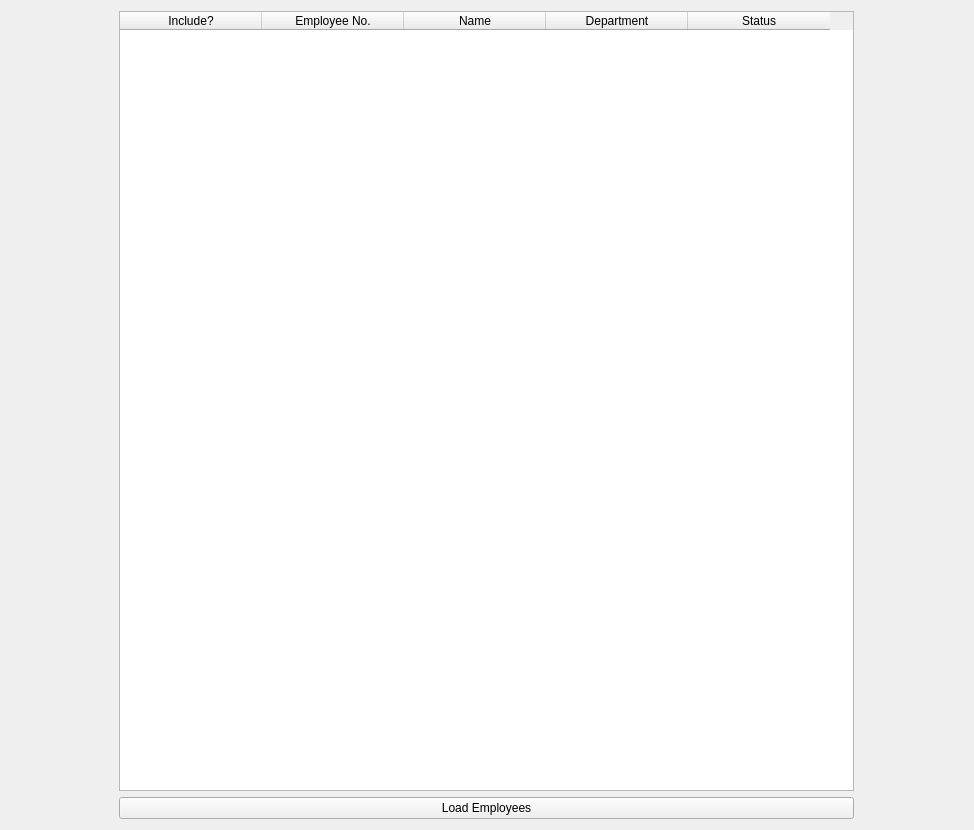
<?xml version="1.0" encoding="UTF-8"?>
<ui version="4.0">
 <class>EmployeeValidationWidget</class>
 <widget class="QWidget" name="EmployeeValidationWidget">
  <property name="geometry">
   <rect>
    <x>0</x>
    <y>0</y>
    <width>974</width>
    <height>830</height>
   </rect>
  </property>
  <property name="sizePolicy">
   <sizepolicy hsizetype="Expanding" vsizetype="Expanding">
    <horstretch>50</horstretch>
    <verstretch>50</verstretch>
   </sizepolicy>
  </property>
  <property name="windowTitle">
   <string>Form</string>
  </property>
  <layout class="QVBoxLayout" name="verticalLayout_3">
   <item>
    <layout class="QHBoxLayout" name="horizontalLayout">
     <item>
      <spacer name="horizontalSpacer">
       <property name="orientation">
        <enum>Qt::Horizontal</enum>
       </property>
       <property name="sizeType">
        <enum>QSizePolicy::Maximum</enum>
       </property>
       <property name="sizeHint" stdset="0">
        <size>
         <width>40</width>
         <height>20</height>
        </size>
       </property>
      </spacer>
     </item>
     <item>
      <layout class="QVBoxLayout" name="verticalLayout_2">
       <item>
        <widget class="QTableWidget" name="employeeTableWidget">
         <property name="enabled">
          <bool>true</bool>
         </property>
         <property name="sizePolicy">
          <sizepolicy hsizetype="Minimum" vsizetype="Expanding">
           <horstretch>0</horstretch>
           <verstretch>0</verstretch>
          </sizepolicy>
         </property>
         <property name="minimumSize">
          <size>
           <width>730</width>
           <height>0</height>
          </size>
         </property>
         <property name="maximumSize">
          <size>
           <width>735</width>
           <height>16777215</height>
          </size>
         </property>
         <property name="sizeIncrement">
          <size>
           <width>0</width>
           <height>0</height>
          </size>
         </property>
         <property name="lineWidth">
          <number>2</number>
         </property>
         <property name="midLineWidth">
          <number>2</number>
         </property>
         <property name="alternatingRowColors">
          <bool>true</bool>
         </property>
         <property name="horizontalScrollMode">
          <enum>QAbstractItemView::ScrollPerItem</enum>
         </property>
         <property name="showGrid">
          <bool>true</bool>
         </property>
         <property name="sortingEnabled">
          <bool>true</bool>
         </property>
         <property name="rowCount">
          <number>0</number>
         </property>
         <property name="columnCount">
          <number>5</number>
         </property>
         <attribute name="horizontalHeaderVisible">
          <bool>true</bool>
         </attribute>
         <attribute name="horizontalHeaderCascadingSectionResizes">
          <bool>false</bool>
         </attribute>
         <attribute name="horizontalHeaderDefaultSectionSize">
          <number>142</number>
         </attribute>
         <attribute name="horizontalHeaderHighlightSections">
          <bool>true</bool>
         </attribute>
         <attribute name="horizontalHeaderMinimumSectionSize">
          <number>50</number>
         </attribute>
         <attribute name="horizontalHeaderShowSortIndicator" stdset="0">
          <bool>true</bool>
         </attribute>
         <attribute name="horizontalHeaderStretchLastSection">
          <bool>false</bool>
         </attribute>
         <attribute name="verticalHeaderCascadingSectionResizes">
          <bool>false</bool>
         </attribute>
         <attribute name="verticalHeaderDefaultSectionSize">
          <number>30</number>
         </attribute>
         <attribute name="verticalHeaderShowSortIndicator" stdset="0">
          <bool>true</bool>
         </attribute>
         <attribute name="verticalHeaderStretchLastSection">
          <bool>false</bool>
         </attribute>
         <column>
          <property name="text">
           <string>Include?</string>
          </property>
          <property name="textAlignment">
           <set>AlignCenter</set>
          </property>
         </column>
         <column>
          <property name="text">
           <string>Employee No.</string>
          </property>
          <property name="textAlignment">
           <set>AlignCenter</set>
          </property>
         </column>
         <column>
          <property name="text">
           <string>Name</string>
          </property>
          <property name="textAlignment">
           <set>AlignCenter</set>
          </property>
         </column>
         <column>
          <property name="text">
           <string>Department</string>
          </property>
         </column>
         <column>
          <property name="text">
           <string>Status</string>
          </property>
         </column>
        </widget>
       </item>
       <item>
        <widget class="QPushButton" name="loadButton">
         <property name="minimumSize">
          <size>
           <width>735</width>
           <height>0</height>
          </size>
         </property>
         <property name="maximumSize">
          <size>
           <width>735</width>
           <height>16777215</height>
          </size>
         </property>
         <property name="text">
          <string>Load Employees</string>
         </property>
        </widget>
       </item>
      </layout>
     </item>
     <item>
      <spacer name="horizontalSpacer_2">
       <property name="orientation">
        <enum>Qt::Horizontal</enum>
       </property>
       <property name="sizeType">
        <enum>QSizePolicy::Maximum</enum>
       </property>
       <property name="sizeHint" stdset="0">
        <size>
         <width>40</width>
         <height>20</height>
        </size>
       </property>
      </spacer>
     </item>
    </layout>
   </item>
  </layout>
 </widget>
 <resources/>
 <connections/>
</ui>
